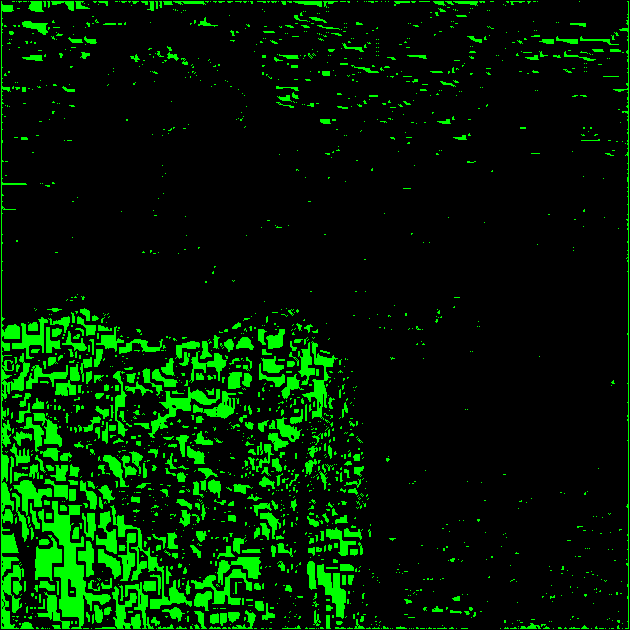
#> input picture patternTest.png, 630 x 630 px
$ python crop.py patternTest.png
#> lines starting #> are read from the running program, lines starting #| are printed output that depends on the picture
from PIL import Image
import sys

the_image = Image.open(sys.argv[1])
#> the_image is the input picture: PIL image 630x630 RGB; mean R, G, B 0, 30.4, 0

w,h = the_image.size
#> w = 630; h = 630
the_image.crop((100, 100, 200, 400)).save('croppedImage.png')
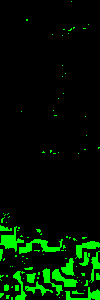
#> saved as croppedImage.png: PIL image 100x300 RGB; mean R, G, B 0, 20.4, 0
